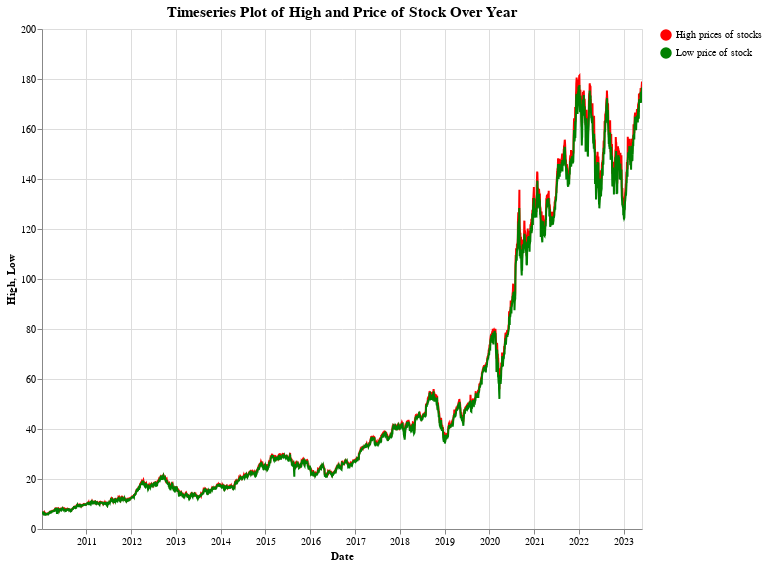

This figure's notebook cell:
### Code cell
# set base for creat custom legend and plots
base = alt.Chart(stock).transform_calculate(
legend1="'High prices of stocks'",
legend2="'Low price of stock'",

)
scale = alt.Scale(domain=["High prices of stocks", "Low price of stock"], range=['red', 'green', ])

# timeseries plot of High prices of stocks red colour
line1 = base.mark_line(color='red').encode(
x = 'Date:T',
y = 'High:Q',
color=alt.Color('legend1:N', scale=scale, title=''),
)

# timeseries between low prices of stocks green colour

line2 = base.mark_line(color='green').encode(
x = 'Date:T',
y = 'Low:Q',
color=alt.Color('legend2:N', scale=scale, title='')
)

text = line1.mark_text(
    align='left',
    baseline='middle',
    dx=3  # Nudges text to right so it doesn't appear on top of the bar
)   


(line1 + line2 + text).properties(
    title= {"text":['Timeseries Plot of High and Price of Stock Over Year'],
                   "fontSize":15,
                   "fontWeight": 'bold',
                   "font":'Courier New',},
    height=500, width=600
).interactive()

### Figure 1 — Vega-Lite specification as saved in the notebook (floating-point values rounded to 4 significant figures; data arrays with more than 128 entries replaced by an {"elided": "..."} marker saying what was removed)
{"config": {"view": {"continuousWidth": 300, "continuousHeight": 300}}, "layer": [{"mark": {"type": "line", "color": "red"}, "encoding": {"color": {"field": "legend1", "scale": {"domain": ["High prices of stocks", "Low price of stock"], "range": ["red", "green"]}, "title": "", "type": "nominal"}, "x": {"field": "Date", "type": "temporal"}, "y": {"field": "High", "type": "quantitative"}}, "name": "view_3", "transform": [{"calculate": "'High prices of stocks'", "as": "legend1"}, {"calculate": "'Low price of stock'", "as": "legend2"}]}, {"mark": {"type": "line", "color": "green"}, "encoding": {"color": {"field": "legend2", "scale": {"domain": ["High prices of stocks", "Low price of stock"], "range": ["red", "green"]}, "title": "", "type": "nominal"}, "x": {"field": "Date", "type": "temporal"}, "y": {"field": "Low", "type": "quantitative"}}, "transform": [{"calculate": "'High prices of stocks'", "as": "legend1"}, {"calculate": "'Low price of stock'", "as": "legend2"}]}, {"mark": {"type": "text", "align": "left", "baseline": "middle", "dx": 3}, "encoding": {"color": {"field": "legend1", "scale": {"domain": ["High prices of stocks", "Low price of stock"], "range": ["red", "green"]}, "title": "", "type": "nominal"}, "x": {"field": "Date", "type": "temporal"}, "y": {"field": "High", "type": "quantitative"}}, "transform": [{"calculate": "'High prices of stocks'", "as": "legend1"}, {"calculate": "'Low price of stock'", "as": "legend2"}]}], "data": {"name": "data-2b5e75a816d74f2ead8398b83e113ee3"}, "height": 500, "params": [{"name": "param_14", "select": {"type": "interval", "encodings": ["x", "y"]}, "bind": "scales", "views": ["view_3"]}], "title": {"text": ["Timeseries Plot of High and Price of Stock Over Year"], "fontSize": 15, "fontWeight": "bold", "font": "Courier New"}, "width": 600, "$schema": "https://vega.github.io/schema/vega-lite/v5.8.0.json", "datasets": {"data-2b5e75a816d74f2ead8398b83e113ee3": {"elided": "3374 records"}}}
